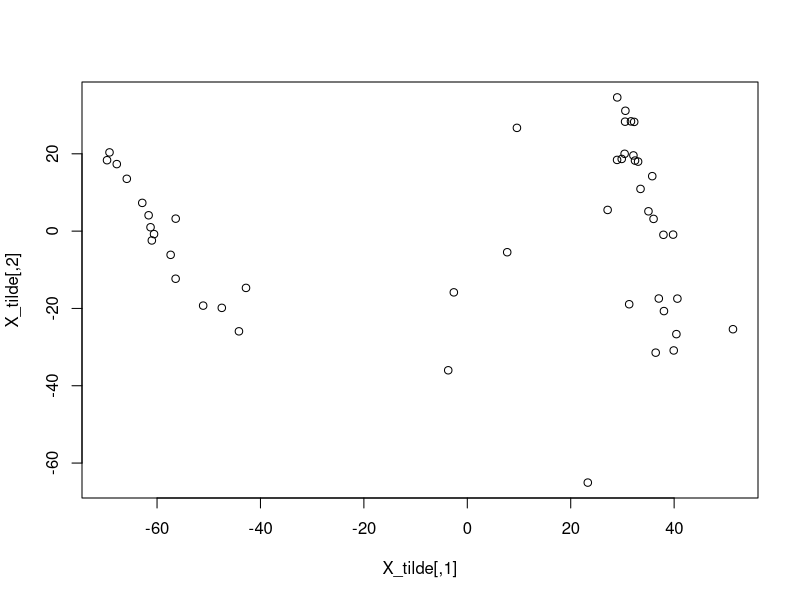
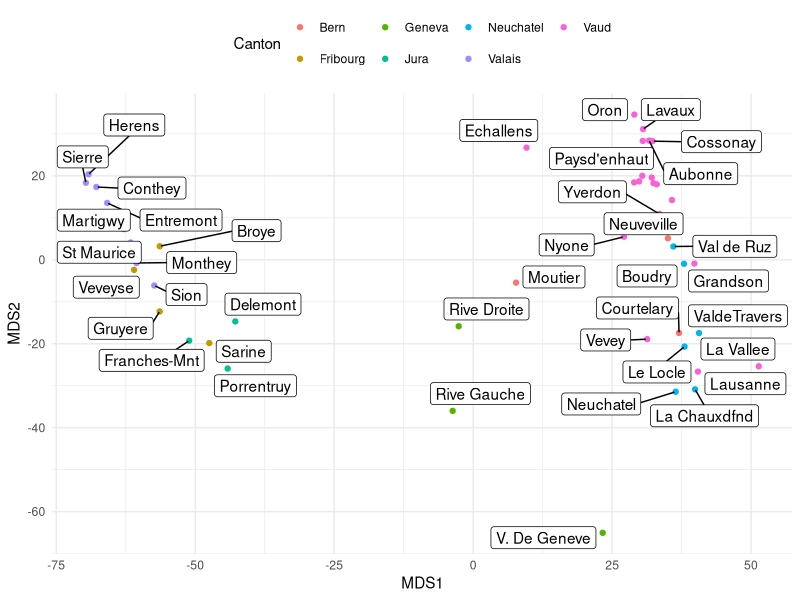

These charts were generated, in order, by the following R code: (Note: this script raises an error after producing the figures.)
## ---- chunk 1
knitr::opts_chunk$set(cache=TRUE)
## ---- chunk 2
Delta <- dist(swiss)
D <- Delta^2

# Center columns
B <- scale(D, center = TRUE, scale = FALSE)
# Center rows
B <- t(scale(t(B), center = TRUE, scale = FALSE))
B <- -0.5 * B
## ---- chunk 3
decomp <- eigen(B)
Lambda <- diag(pmax(decomp$values, 0))
X_tilde <-  decomp$vectors %*% Lambda^0.5
## ---- chunk 4
plot(X_tilde)
## ---- chunk 5
mds <- cmdscale(Delta, k = 2)

all.equal(X_tilde[,1:2], mds,
          check.attributes = FALSE)
## ---- chunk 6
library(tidyverse)
# Let's add annotations
dimnames(X_tilde) <- list(rownames(swiss), 
                          paste0("MDS", seq_len(ncol(X_tilde))))
X_tilde <- as.data.frame(X_tilde) %>% 
  rownames_to_column("District")
## ---- chunk 7
X_tilde <- X_tilde %>% 
  mutate(Canton = case_when(
    District %in% c("Courtelary", "Moutier", 
                    "Neuveville") ~ "Bern",
    District %in% c("Broye", "Glane", "Gruyere",
                    "Sarine", "Veveyse") ~ "Fribourg",
    District %in% c("Conthey", "Entremont", "Herens", 
                    "Martigwy", "Monthey", 
                    "St Maurice", "Sierre", 
                    "Sion") ~ "Valais"))
## ---- chunk 8
X_tilde <- X_tilde %>% 
  mutate(Canton = case_when(!is.na(Canton) ~ Canton,
    District %in% c("Boudry", "La Chauxdfnd", 
                    "Le Locle", "Neuchatel", 
                    "ValdeTravers", 
                    "Val de Ruz") ~ "Neuchatel",
    District %in% c("V. De Geneve", "Rive Droite", 
                    "Rive Gauche") ~ "Geneva",
    District %in% c("Delemont", "Franches-Mnt", 
                    "Porrentruy") ~ "Jura",
    TRUE ~ "Vaud"))
## ---- chunk 9
library(ggrepel)
X_tilde %>% 
  ggplot(aes(MDS1, MDS2)) + 
  geom_point(aes(colour = Canton)) + 
  geom_label_repel(aes(label = District)) +
  theme_minimal() +
  theme(legend.position = "top")
## ---- chunk 10
library(psych)
cities[1:5, 1:5]
## ---- chunk 11
mds <- cmdscale(cities, k = 2)
colnames(mds) <- c("MDS1", "MDS2")

mds <- mds %>% 
  as.data.frame %>% 
  rownames_to_column("Cities")
## ---- chunk 12
mds %>% 
  ggplot(aes(MDS1, MDS2)) + 
  geom_point() +
  geom_label_repel(aes(label = Cities)) +
  theme_minimal() 
## ---- chunk 13
mds %>% 
  mutate(MDS1 = -MDS1, MDS2 = -MDS2) %>% 
  ggplot(aes(MDS1, MDS2)) + 
  geom_point() +
  geom_label_repel(aes(label = Cities)) +
  theme_minimal() 
## ---- chunk 14
library(MASS)

Delta <- dist(swiss)
mds <- sammon(Delta, k = 2)

plot(mds$points)
## ---- chunk 15
# Fit for different values of k
stresses <- sapply(seq(2, 10),
                   function(k) {
                     sammon(Delta, k = k,
                            trace = FALSE)$stress
                     })
plot(seq(2, 10), stresses, type = 'b')
## ---- chunk 16
library(scatterplot3d)
mds <- sammon(Delta, k = 3)
scatterplot3d(mds$points, 
              xlab = "MDS1", ylab = "MDS2", 
              zlab = "MDS3")
## ---- chunk 17
mds_s <- sammon(Delta, k = 2)
mds_k <- isoMDS(Delta, k = 2)

par(mfrow = c(1, 2))
plot(mds_s$points, main = "Sammon",
     xlab = "MDS1", ylab = "MDS2")
plot(mds_k$points, main = "Kruskal",
     xlab = "MDS1", ylab = "MDS2")
## ---- chunk 18
# Sammon and Kruskal have different
# optimal k
stresses <- sapply(seq(2, 10),
                   function(k) {
                     isoMDS(Delta, k = k,
                            trace = FALSE)$stress
                     })
plot(seq(2, 10), stresses, type = 'b')
## ---- chunk 19
mds_opt_s <- sammon(Delta, k = 3,
                    trace = FALSE)
mds_opt_k <- isoMDS(Delta, k = 6,
                    trace = FALSE)

# Let's cluster in the MDS space
cluster_s <- kmeans(mds_opt_s$points, centers = 2)
cluster_k <- kmeans(mds_opt_k$points, centers = 2)
## ---- chunk 20
par(mfrow = c(1, 2))
plot(mds_s$points, main = "Sammon",
     xlab = "MDS1", ylab = "MDS2",
     col = cluster_s$cluster)
plot(mds_k$points, main = "Kruskal",
     xlab = "MDS1", ylab = "MDS2",
     col = cluster_k$cluster)
## ---- chunk 21
# More interestingly, you can use MDS to
# cluster data where you only have distances
stresses <- sapply(seq(2, 6),
                   function(k) {
                     isoMDS(as.matrix(cities), 
                            k = k,
                            trace = FALSE)$stress
                     })
plot(seq(2, 6), stresses, type = 'b')
## ---- chunk 22
mds_cities <- isoMDS(as.matrix(cities), k = 6,
                     trace = FALSE)
cluster_cities <- kmeans(mds_cities$points, 
                         centers = 2)

plot(mds_cities$points, main = "Kruskal",
     xlab = "MDS1", ylab = "MDS2",
     type = 'n')
text(mds_cities$points, colnames(cities),
     col = cluster_cities$cluster)
